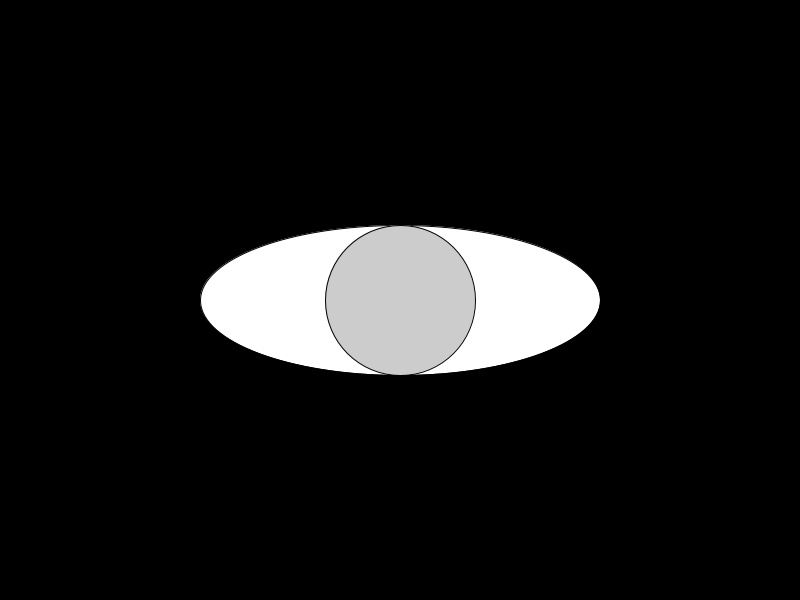
Frame 1 (no input)
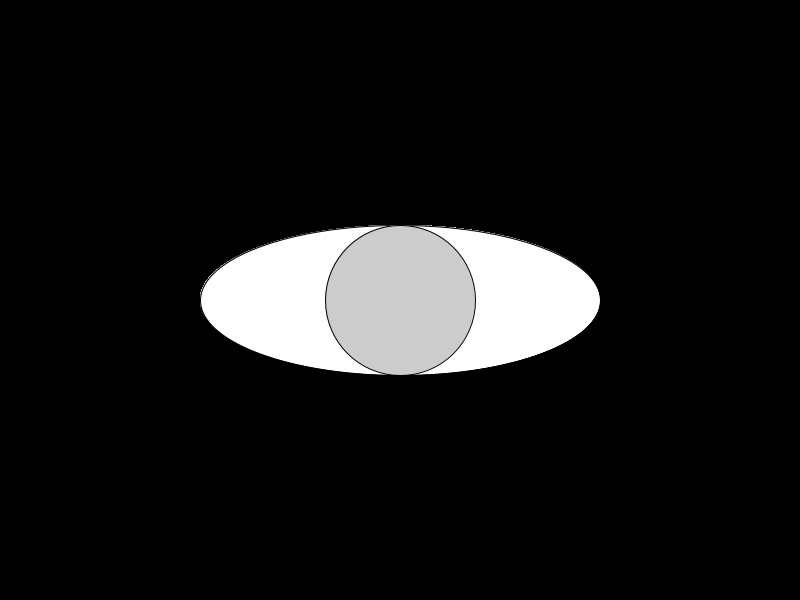
Frame 60 (the mouse pressed at the canvas centre just before this capture)
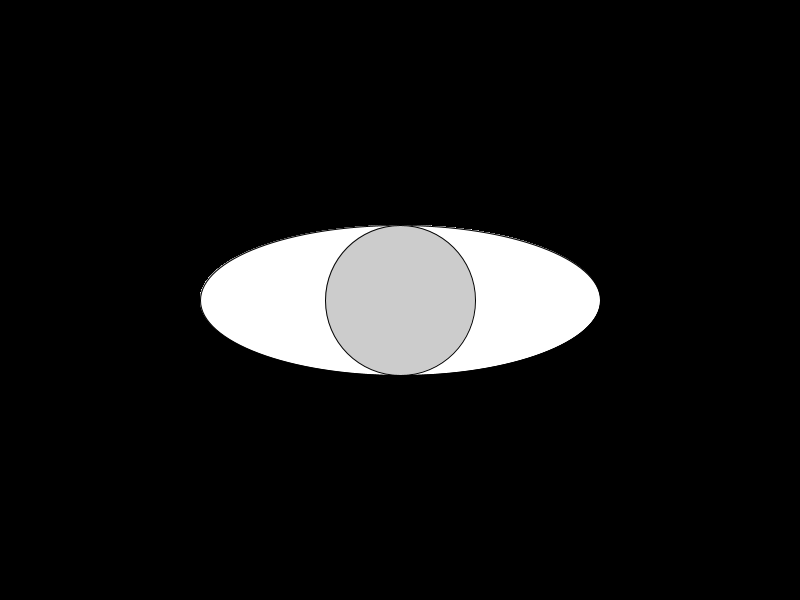
Frame 120 (the mouse held since frame 60 and released just before this capture)

The Processing sketch that drew these frames (run headless with seeded random() and noise(); from frame 60 on, the mouse is pressed at the canvas centre):

// Processing sketch: the_eyes_of_god
// ── the_eyes_of_god.pde
void setup()
{
  size(800, 600);
  background(0);
}

void draw()
{
  fill(255);
  arc(400, 300, 400, 150, 0, PI);
  arc(400, 300, 400, 150, PI, TWO_PI);
  
  fill(204);
  ellipse(400, 300, 150, 150);
  
}
